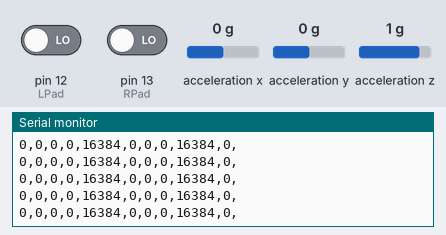
A sketch run on a simulated Arduino Uno, built with avr-gcc and run on an emulated ATmega328P. On the bench: the last lines printed to the serial monitor. Inputs (shaded band) come from the test bench; at power-on: acceleration x 0 g, acceleration y 0 g, acceleration z 1 g, pin 12 (LPad) LOW, pin 13 (RPad) LOW.

Above: at 1.2 s.
1.3 s: acceleration x set to -1.4 g
At 2.0 s:
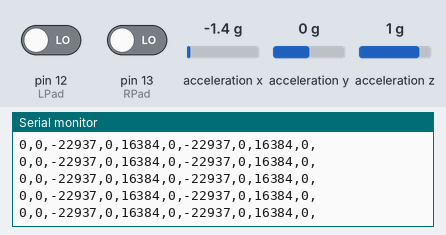
2.8 s: acceleration y set to -1.4 g
At 3.5 s:
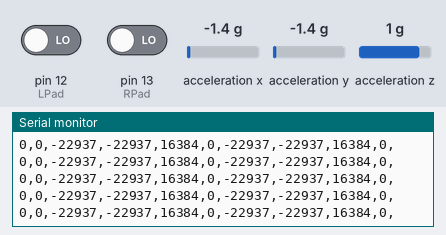
5.8 s: acceleration z set to -1.4 g
At 6.7 s:
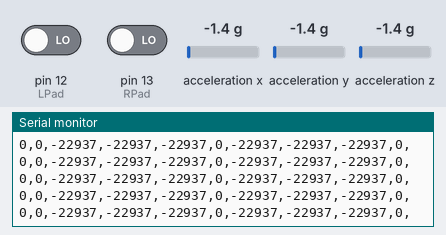
8.8 s: acceleration x set to 0.8 g
At 9.4 s:
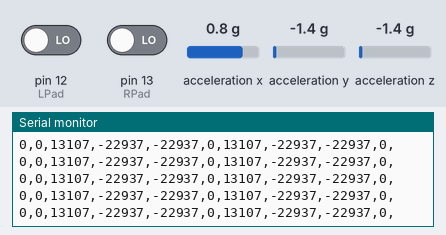
11.8 s: pin 12 (LPad) driven HIGH
At 12.6 s:
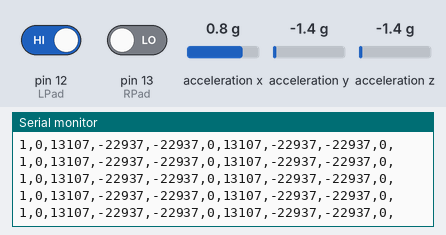
14.8 s: pin 13 (RPad) driven HIGH
At 15.4 s:
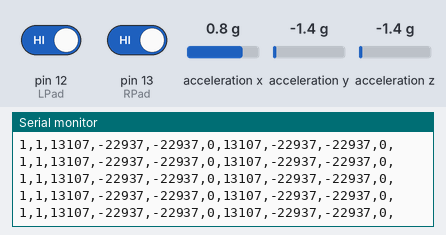
Timing chart, 0 to 17.3 s (numbered marks = the images above; inputs shaded):
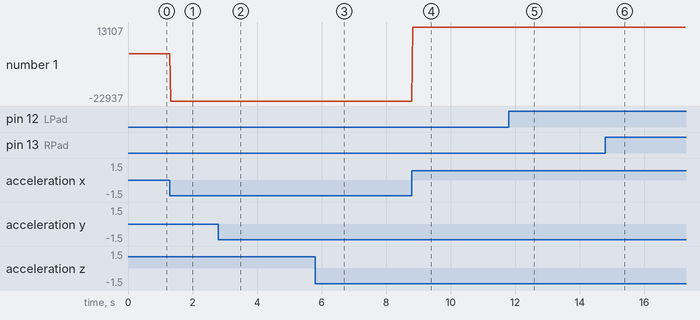

The sketch:

Controller_Bump.ino
```cpp
#include <RedBot.h>
// Selection Pins
int s0 = 7;
//int s1 = 8;
//int s2 = 9;
//int s3 = 10;

// Footpad Pins
int LPad = 12;
int RPad = 13;

RedBotAccel *l_accel;
RedBotAccel *r_accel;

int l_foot;
int r_foot;

int l_accel_x;
int l_accel_y;
int l_accel_z;
int l_accel_b;

int r_accel_x;
int r_accel_y;
int r_accel_z;
int r_accel_b;

bool l_isBump;
bool r_isBump;

long previousMillis = 0;
long interval = 30;
int passes = 0;
void setup(void)
{
  Serial.begin(57600);

  // Footpads
  pinMode(LPad, INPUT);
  pinMode(RPad, INPUT);
//  pinMode(11, OUTPUT);
//  pinMode(10, OUTPUT);

  // Multiplexer Control
  pinMode(s0, OUTPUT);
//  pinMode(s1, OUTPUT);
//  pinMode(s2, OUTPUT);
//  pinMode(s3, OUTPUT);

  l_foot = 0;
  r_foot = 0;

// Left Accel instantiation
  digitalWrite(s0, LOW);
//  digitalWrite(s1, LOW);
//  digitalWrite(s2, LOW);
//  digitalWrite(s3, LOW);
  l_accel = new RedBotAccel;
  l_accel->enableBump();
  l_accel->setBumpThresh(33);

  l_accel_x = 0;
  l_accel_y = 0;
  l_accel_z = 0;
  l_accel_b = 0;

  l_isBump = false;

  digitalWrite(s0, HIGH);
//  digitalWrite(s1, LOW);
//  digitalWrite(s2, LOW);
//  digitalWrite(s3, LOW);
  r_accel = new RedBotAccel;
  r_accel->enableBump();
  r_accel->setBumpThresh(33);

  r_accel_x = 0;
  r_accel_y = 0;
  r_accel_z = 0;
  r_accel_b = 0;

  r_isBump = false;
}

void loop(void)
{
  unsigned long currentMillis = millis();
  if(currentMillis - previousMillis > interval){
    previousMillis = currentMillis;
    printFootPads();
    printDataL();
    printDataR();
//    if(l_accel_b == 1)
//      digitalWrite(11, HIGH);
//    else
//      digitalWrite(11, LOW);
//    if(r_accel_b ==1)
//      digitalWrite(10, HIGH);
//    else
//      digitalWrite(10, LOW);
    if(passes > 8){
      l_isBump = false;
      r_isBump = false;
      l_accel_b = 0;
      r_accel_b = 0;
      passes = 0;
    }
    else
      passes++;
  }
  readFootPads();
  readDataL();
  readDataR();
}

void printDataL() {
  // Accelerometer X read
  Serial.print(l_accel_x); Serial.print(",");

  // Accelerometer Y read
  Serial.print(l_accel_y); Serial.print(",");

  // Accelerometer Z read
  Serial.print(l_accel_z); Serial.print(",");

//  // Angle read XZ
//  Serial.print(l_accel->angleXZ); Serial.print(",");
//
//  // Angle read YZ
//  Serial.print(l_accel->angleYZ); Serial.print(",");
//
//  // Angle read XY
//  Serial.print(l_accel.angleXY); Serial.print(",");

  Serial.print(l_accel_b);Serial.print(",");
}

void printDataR() {
  // Accelerometer X read
  Serial.print(r_accel_x); Serial.print(",");  // tab

  // Accelerometer Y read
  Serial.print(r_accel_y); Serial.print(",");  // tab

  // Accelerometer Z read
  Serial.print(r_accel_z); Serial.print(",");  // tab

  // Angle read XZ
//  Serial.print(accelerometer->angleXZ); Serial.print(",");
//
//  // Angle read YZ
//  Serial.print(accelerometer->angleYZ); Serial.print(",");
//
//  // Angle read XY
//  Serial.print(accelerometer->angleXY); Serial.println(",");

    Serial.print(r_accel_b); Serial.println(",");
}

void printFootPads(){
    // Left footpad
  Serial.print(l_foot); Serial.print(",");

  // Right footpad
  Serial.print(r_foot); Serial.print(",");
}

void readDataL(){
    //RedBotAccel accelerometer;
  digitalWrite(s0, LOW);
//  digitalWrite(s1, LOW);
//  digitalWrite(s2, LOW);
//  digitalWrite(s3, LOW);
  l_accel->read();
  l_accel_x = l_accel->x;
  l_accel_y = l_accel->y;
  l_accel_z = l_accel->z;
  int temp = r_accel->checkBump() ;
  if(!l_isBump && temp){
    l_accel_b = 1;
    l_isBump = true;
  }
}

void readDataR(){
    //RedBotAccel accelerometer;
  digitalWrite(s0, HIGH);
//  digitalWrite(s1, LOW);
//  digitalWrite(s2, LOW);
//  digitalWrite(s3, LOW);
  r_accel->read();
  r_accel_x = r_accel->x;
  r_accel_y = r_accel->y;
  r_accel_z = r_accel->z;
  int temp = r_accel->checkBump();
  if(!r_isBump && temp){
    r_accel_b = 1;
    r_isBump = true;
  }
}


void readFootPads(){
  l_foot = digitalRead(LPad);
  r_foot = digitalRead(RPad);
}
```

Measured:
- after the input at 1.3 s, the serial monitor: prints a new line at once (image 1)
- after the input at 2.8 s, the serial monitor: prints a new line at once (image 2)
- after the input at 5.8 s, the serial monitor: prints a new line at once (image 3)
- after the input at 8.8 s, the serial monitor: prints a new line at once (image 4)
- after the input at 11.8 s, the serial monitor: prints a new line at once (image 5)
- after the input at 14.8 s, the serial monitor: prints a new line at once (image 6)
- plotted number 1: 0 → -22937 after the input at 1.3 s, -22937 → 13107 after the input at 8.8 s
